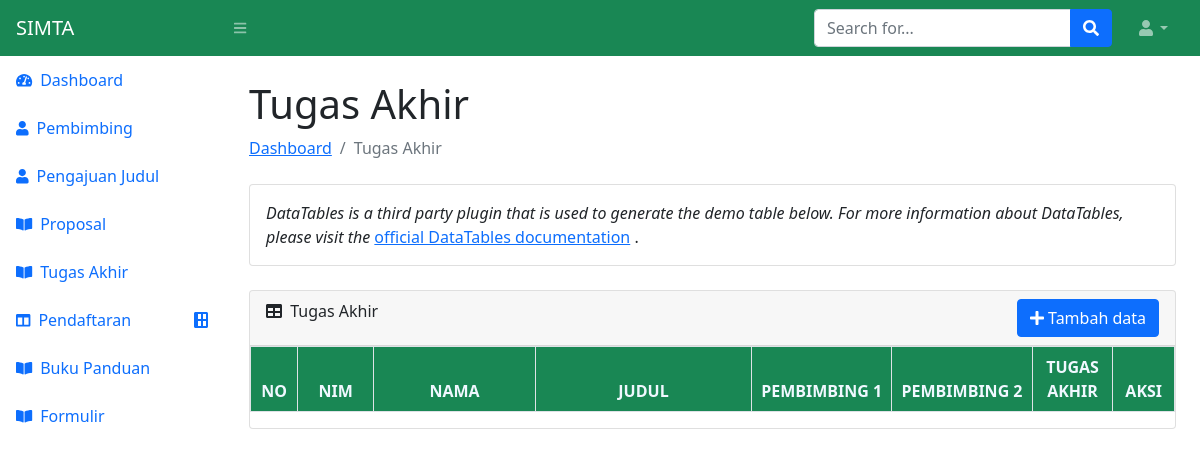
The app's page /mhs/ta, older data.
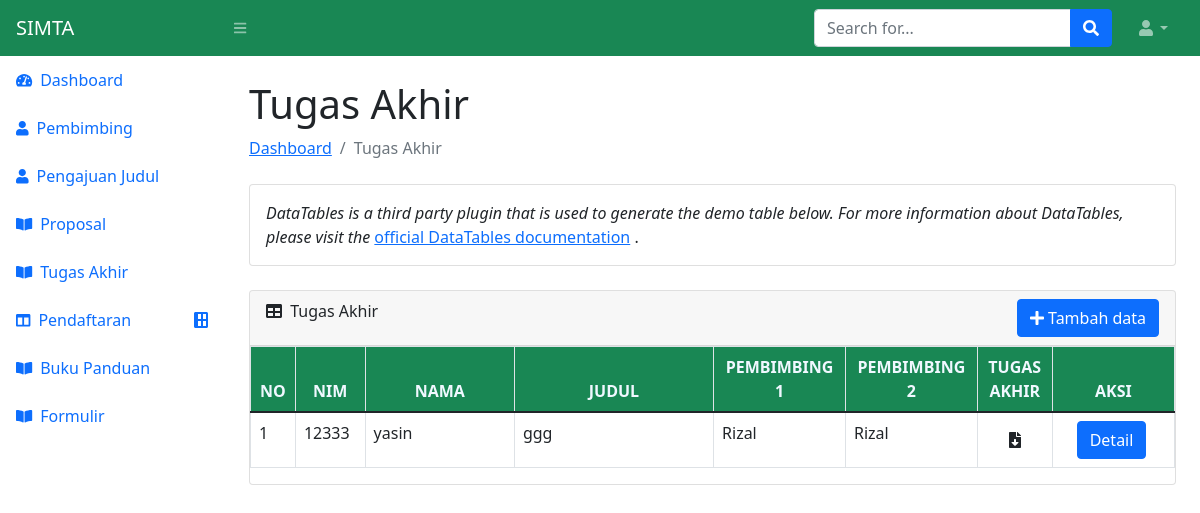
The same page, newer data.
### mahasiswa/models.py (models this page shows)
class ta (models.Model):
    nim = models.IntegerField()
    nama = models.CharField(max_length=50)
    judul = models.CharField(max_length=200)
    pembimbing_1 = models.CharField(max_length=20)
    pembimbing_2 = models.CharField(max_length=20)

### mahasiswa/views.py (the view, shortened to what this page needs)
# urls.py: path('ta', views.TAViewMhs, name='ta'),
def TAViewMhs(request):
    data_ta = models.ta.objects.all()
    print(data_ta)
    return render(request, 'mhs/tugas-akhir.html', {
    'ta': data_ta })

### mahasiswa/templates/mhs/tugas-akhir.html (shortened to what this page needs)
{% extends 'main-mhs.html' %}
{% block content %}
<main>
        <div class="container-fluid px-4">
            <h1 class="mt-4">Tugas Akhir</h1>
            <ol class="breadcrumb mb-4">
                <li class="breadcrumb-item"><a href="index.html">Dashboard</a></li>
                <li class="breadcrumb-item active">Tugas Akhir</li>
            </ol>
            <div class="card mb-4">
                <div class="card-body " >
                    <var>
                        DataTables is a third party plugin that is used to generate the demo table below. For more information about DataTables, please visit the
                    </var>
                    <a target="_blank" href="https://datatables.net/">official DataTables documentation</a>
                    .
                </div>
            </div>
            <div class="card mb-4 ">
                <div class="card-header d-flex justify-content-between card-header">
                    <div>
                        <i class="fas fa-table me-1"></i>
                        Tugas Akhir
                    </div>
                     <div>
                         <div>
                                <a class="btn btn-primary" data-bs-toggle="modal" href="#exampleModalToggle" role="button"><span>
                                <i class="fa fa-plus" aria-hidden="true"></i>
                            </span><span>
                                Tambah data
                            </span></a>
                         </div>
                     </div>
                </div>
                <div class="table-responsive">
                  <table class="table table-bordered">
                      <thead style="background-color: #198754">
                            <tr>
                                <th style="width: 3%; text-align: center; color: aliceblue;">NO</th>
                                <th style="width: 7%; text-align: center; color: aliceblue;">NIM</th>
                                <th style="width: 15%; text-align: center; color: aliceblue;">NAMA</th>
                                <th style="width: 20%; text-align: center; color: aliceblue">JUDUL</th>
                                <th style="width: 10%; text-align: center; color: aliceblue">PEMBIMBING 1</th>
                                <th style="width: 10%; text-align: center; color: aliceblue">PEMBIMBING 2</th>
                                <th style="width: 7%; text-align: center; color: aliceblue">TUGAS AKHIR</th>
                                <th style="width: 5%;text-align: center; color: aliceblue">AKSI</th>
                            </tr>
                        </thead>
                        <tbody>
                          {%for i in ta%}
                            <tr>
                              <td>{{forloop.counter}}</td>
                              <td>{{i.nim}}</td>
                              <td>{{i.nama}}</td>
                              <td>{{i.judul}}</td>
                              <td>{{i.pembimbing_1}}</td>
                              <td>{{i.pembimbing_2}}</td>
                                <td class="text-center">
                                    <label class="btn btn-outline-transparant " for="btncheck1"><span ><i class="fas fa-file-download text-center"></i></label>
                                </td>
                                <td>
                                    <div class="d-flex justify-content-between ">
                                        <div class="mx-3" >
                                            <a class="btn btn-primary" data-bs-toggle="modal" href="#exampleModal" role="button"><span>
                                            Detail
                                            </span></a>
                                        </div>
                                    </div>
                                </td>
                            </tr>
                          {%endfor%}
                          </tbody>
                    </table>
                </div>
            </div>
        </div>
    </main>
{% endblock %}

Row changes from the older to the newer data that the page shows:
added ta: nim "12333", nama "yasin", judul "ggg", pembimbing_1 "Rizal", pembimbing_2 "Rizal"
